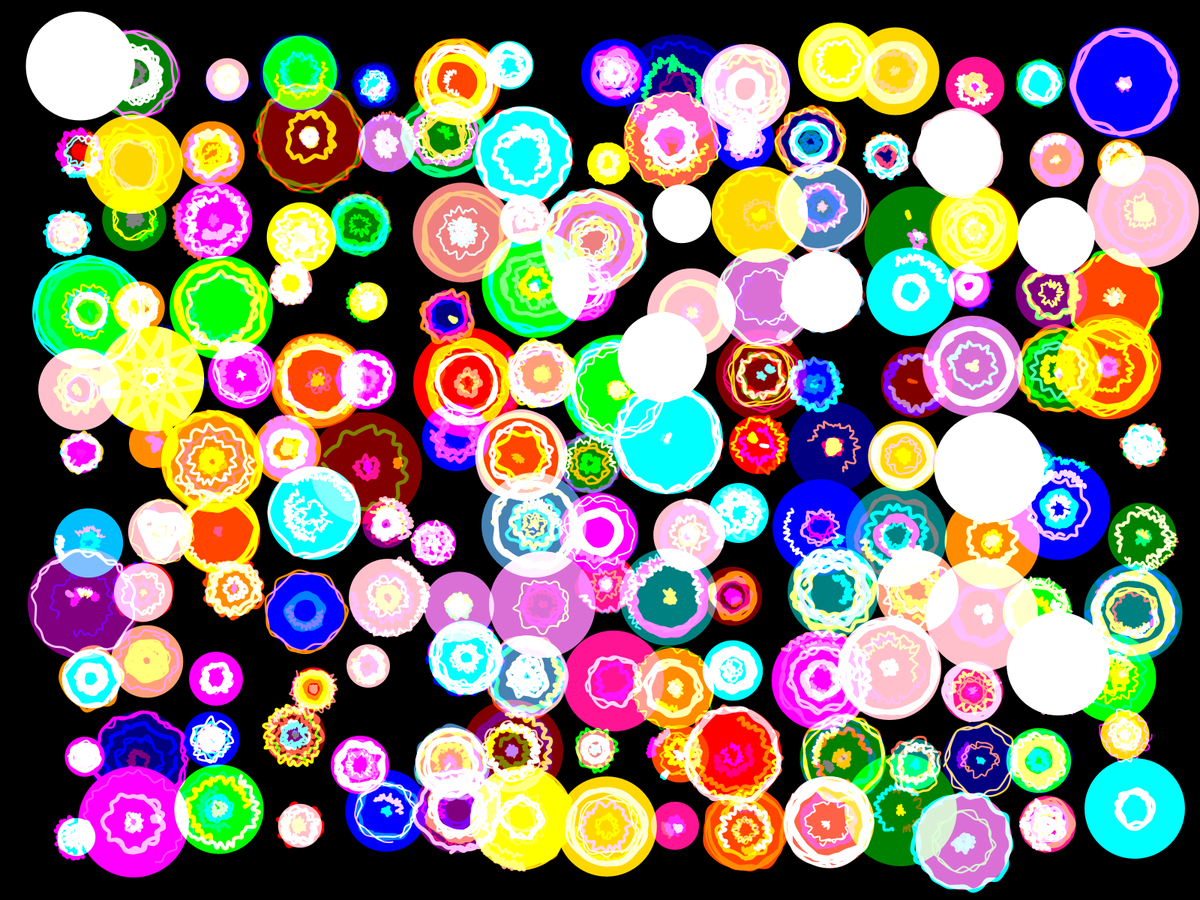
Frame 1 (no input)
Frame 60 (the mouse pressed at the canvas centre just before this capture): identical to frame 1, image omitted
Frame 120 (the mouse held since frame 60 and released just before this capture): identical to frame 1, image omitted

The Processing sketch that drew this single still picture (run headless with seeded random() and noise(); from frame 60 on, the mouse is pressed at the canvas centre):

// Processing sketch: circle_arc_art
// ── circle_arc_art.pde
import java.util.*;

int squareSize = 100;

int num_pts=47;
float radius;
float rads_incr;
float radius_offset;
float rads_start_pt;
PVector arc_orig;

color[][] colors_rgb_red  = {
  {255, 0, 0}, {255, 69, 0}, {255, 140, 0}, {255, 215, 0},
  {255, 160, 122}, {255, 105, 180}, {255, 192, 203}, {255, 215, 0},
  {240, 128, 128}, {220, 20, 60}, {178, 34, 34}, {139, 0, 0},
  {128, 0, 0}, {139, 69, 19}, {165, 42, 42}, {210, 105, 30},
  {205, 133, 63}, {222, 184, 135}, {244, 164, 96}, {218, 165, 32},
  {255, 215, 0}, {255, 99, 71}, {255, 69, 0}, {255, 140, 0},
  {255, 215, 0}, {255, 160, 122}, {255, 105, 180}, {255, 192, 203},
  {255, 215, 0}, {240, 128, 128}, {220, 20, 60}, {178, 34, 34},
  {139, 0, 0}, {128, 0, 0}, {139, 69, 19}, {165, 42, 42},
  {210, 105, 30}, {205, 133, 63}, {222, 184, 135}, {244, 164, 96},
  {218, 165, 32}, {255, 215, 0}, {255, 99, 71}, {255, 69, 0},
  {255, 140, 0}, {255, 215, 0}, {255, 160, 122}, {255, 105, 180},
  {255, 192, 203}, {255, 215, 0}, {240, 128, 128}, {220, 20, 60},
  {178, 34, 34}, {139, 0, 0}, {128, 0, 0}, {139, 69, 19},
  {165, 42, 42}, {210, 105, 30}, {205, 133, 63}, {222, 184, 135},
  {244, 164, 96}, {218, 165, 32}, {255, 215, 0}, {255, 99, 71},
  {255, 69, 0}, {255, 140, 0}, {255, 215, 0}, {255, 160, 122},
  {255, 105, 180}, {255, 192, 203}, {255, 215, 0}, {240, 128, 128},
  {220, 20, 60}
};

color[][] colors_blue = {
    {70, 130, 180}, {100, 149, 237}, {0, 0, 128},
    {30, 144, 255}, {0, 0, 205}, {0, 0, 255},
    {0, 0, 139}, {0, 0, 205}, {0, 0, 128},
    {25, 25, 112}, {0, 0, 139}, {0, 0, 128},
    {70, 130, 180}, {100, 149, 237}, {0, 0, 128},
    {30, 144, 255}, {0, 0, 205}, {0, 0, 255},
    {0, 0, 139}, {0, 0, 205}, {0, 0, 128},
    {25, 25, 112}, {0, 0, 139}, {0, 0, 128},
    {70, 130, 180}, {100, 149, 237}, {0, 0, 128},
    {30, 144, 255}, {0, 0, 205}, {0, 0, 255},
    {0, 0, 139}, {0, 0, 205}, {0, 0, 128},
    {25, 25, 112}, {0, 0, 139}, {0, 0, 128},
    {70, 130, 180}, {100, 149, 237}, {0, 0, 128},
    {30, 144, 255}, {0, 0, 205}, {0, 0, 255},
    {0, 0, 139}, {0, 0, 205}, {0, 0, 128},
    {25, 25, 112}, {0, 0, 139}, {0, 0, 128},
    {70, 130, 180}, {100, 149, 237}, {0, 0, 128},
    {30, 144, 255}, {0, 0, 205}, {0, 0, 255},
    {0, 0, 139}, {0, 0, 205}, {0, 0, 128},
    {25, 25, 112}, {0, 0, 139}, {0, 0, 128},
    {70, 130, 180}, {100, 149, 237}, {0, 0, 128},
    {30, 144, 255}, {0, 0, 205}, {0, 0, 255},
    {0, 0, 139}, {0, 0, 205}, {0, 0, 128},
    {25, 25, 112}, {0, 0, 139}, {0, 0, 128}
};

color[][] all_colors = {
        {255, 0, 0}, {0, 255, 0}, {0, 0, 255},  // Red, Green, Blue
        {255, 255, 0}, {255, 0, 255}, {0, 255, 255},  // Yellow, Magenta, Cyan
        {128, 0, 0}, {0, 128, 0}, {0, 0, 128},  // Maroon, Green, Navy
        {255, 140, 0}, {255, 69, 0}, {255, 192, 203},  // DarkOrange, Red-Orange, Pink
        {255, 0, 0}, {0, 255, 0}, {0, 0, 255},  // Red, Green, Blue
        {255, 255, 0}, {255, 0, 255}, {0, 255, 255},  // Yellow, Magenta, Cyan
        {128, 0, 0}, {0, 128, 0}, {0, 0, 128},  // Maroon, Green, Navy
        {255, 140, 0}, {255, 69, 0}, {255, 192, 203},  // DarkOrange, Red-Orange, Pink
        {255, 0, 0}, {0, 255, 0}, {0, 0, 255},  // Red, Green, Blue
        {255, 255, 0}, {255, 0, 255}, {0, 255, 255},  // Yellow, Magenta, Cyan
        {128, 0, 0}, {0, 128, 0}, {0, 0, 128},  // Maroon, Green, Navy
        {255, 140, 0}, {255, 69, 0}, {255, 192, 203},  // DarkOrange, Red-Orange, Pink
        {255, 0, 0}, {0, 255, 0}, {0, 0, 255},  // Red, Green, Blue
        {255, 255, 0}, {255, 0, 255}, {0, 255, 255},  // Yellow, Magenta, Cyan
        {128, 0, 0}, {0, 128, 0}, {0, 0, 128},  // Maroon, Green, Navy
        {255, 140, 0}, {255, 69, 0}, {255, 192, 203},  // DarkOrange, Red-Orange, Pink
        {255, 0, 0}, {0, 255, 0}, {0, 0, 255},  // Red, Green, Blue
        {255, 255, 0}, {255, 0, 255}, {0, 255, 255},  // Yellow, Magenta, Cyan
        {128, 0, 0}, {0, 128, 0}, {0, 0, 128},  // Maroon, Green, Navy
        {255, 140, 0}, {255, 69, 0}, {255, 192, 203}  // DarkOrange, Red-Orange, Pink
    };
    
color[][] colors = {
  {255, 0, 0}, {0, 255, 0}, {0, 0, 255},  // Primary Colors
  {255, 255, 0}, {255, 0, 255}, {0, 255, 255},  // Secondary Colors
  {255, 140, 0}, {255, 69, 0}, {255, 192, 203},  // Warm Tones
  {0, 128, 0}, {0, 0, 128}, {255, 255, 255},  // Green, Navy, White
  {255, 99, 71}, {218, 112, 214}, {70, 130, 180},  // Tomato, Orchid, Steel Blue
  {255, 20, 147}, {0, 191, 255}, {240, 128, 128},  // Deep Pink, Deep Sky Blue, Light Coral
  {128, 0, 128}, {255, 215, 0}, {0, 128, 128},  // Purple, Gold, Teal
  {255, 215, 0}, {255, 0, 0}, {0, 255, 0},  // Gold, Red, Green
  {0, 0, 255}, {255, 192, 203}, {255, 69, 0},  // Blue, Pink, Red-Orange
  {255, 160, 122}, {0, 255, 255}, {255, 0, 255},  // Light Salmon, Aqua, Magenta
  {255, 255, 0}, {0, 128, 0}, {0, 0, 128},  // Yellow, Green, Navy
  {255, 140, 0}, {255, 69, 0}, {255, 192, 203},  // DarkOrange, Red-Orange, Pink
  {255, 0, 0}, {0, 255, 0}, {0, 0, 255},  // Red, Green, Blue
  {255, 255, 0}, {255, 0, 255}, {0, 255, 255},  // Yellow, Magenta, Cyan
  {128, 0, 0}, {0, 128, 0}, {0, 0, 128},  // Maroon, Green, Navy
  {255, 140, 0}, {255, 69, 0}, {255, 192, 203},  // DarkOrange, Red-Orange, Pink
};    

void settings() {
  fullScreen();
}
void setup() {
  background(0);
  blendMode(ADD);  
  draw_circles();
  save_screenshot();
};

void save_screenshot() {
  Date d = new Date();
  save("img" + d.getTime() + ".png");
}

void mouseClicked() {
  background(0);
  draw_circles();
  save_screenshot();  
}

void draw() {
 
}

void draw_circles() {
  for (int i = 1; i < displayWidth/squareSize; i = i+1) {
    println(i);
    for (int j = 1; j < displayHeight/squareSize; j = j+1) {
      print(j + " ");
      int posX = i * 100 + int(random(-25, 25));
      int posY = j * 100 + int(random(-25, 25));
      PVector circle_center = new PVector(posX, posY);

      float circle_diameter = random(squareSize - 50, squareSize + 50);

      int randomColorFromArray = int(random(colors.length));

      fill(colors[randomColorFromArray][0], colors[randomColorFromArray][1], colors[randomColorFromArray][2]);
      noStroke();
      circle(circle_center.x, circle_center.y, circle_diameter);

      noFill();     
      arc_orig = circle_center;
      
      int number_of_arcs = int(random(3, 10));
      for (int arc_count = 0; arc_count < number_of_arcs; arc_count = arc_count + 1){
        initiate_arc(arc_orig, circle_diameter);  
      }
      /*
      randomStrokeColorFromArray = int(random(colors.length));
      stroke(colors[randomStrokeColorFromArray][0], colors[randomStrokeColorFromArray][1], colors[randomStrokeColorFromArray][2]);
      strokeWeight(random(2, 6));
      render_arc(arc_orig, TWO_PI/random(1,6), random(3, 47), circle_diameter);
      
      randomStrokeColorFromArray = int(random(colors.length));
      stroke(colors[randomStrokeColorFromArray][0], colors[randomStrokeColorFromArray][1], colors[randomStrokeColorFromArray][2]);
      strokeWeight(random(2, 6));
      render_arc(arc_orig, TWO_PI/random(1,6), random(3, 47), circle_diameter);
      */


      /*
      beginShape();
      float startingPositionX = posX + (sqSz/2) + random(TWO_PI);
      float startingPositionY = posY + (sqSz/2) + random(TWO_PI);
      curveVertex(startingPositionX, startingPositionY);
      curveVertex(startingPositionX, startingPositionY);
      //curveVertex(posX + (sqSz/2) + sin(2), posY + (sqSz/2) + cos(2));
      //curveVertex(posX + (sqSz/2) + sin(4), posY + (sqSz/2) + cos(4));
      //curveVertex(posX + (sqSz/2) + sin(4), posY + (sqSz/2) + cos(4));
      curveVertex(startingPositionX + random(TWO_PI), startingPositionY + random(TWO_PI));
      curveVertex(posX, posY + (sqSz/2));
      curveVertex(posX, posY + (sqSz/2));
      endShape();
      */
    }
  }
}

void initiate_arc(PVector arc_orig, float circle_diameter) {
      int randomStrokeColorFromArray = int(random(colors.length));
      stroke(colors[randomStrokeColorFromArray][0], colors[randomStrokeColorFromArray][1], colors[randomStrokeColorFromArray][2]);
      strokeWeight(random(2, 6));
      render_arc(arc_orig, TWO_PI*random(1/6, 1.5), random(3, 47), circle_diameter);  
}

void render_arc(PVector orig, float arc_len, float pts, float circle_diameter) {
  float new_radius;
  float new_x=0;
  float new_y=0;
  float curr_rads=0;

  beginShape();
  rads_incr = arc_len/pts;
  rads_start_pt = random(TWO_PI);
  radius = (circle_diameter/2)*random(1/10, 1);

  translate(orig.x, orig.y);
  curveVertex(cos(rads_start_pt)*radius, sin(rads_start_pt)*radius);
  //curveVertex(radius, 0);
  for (int k=0; k<num_pts; k++) {
    curr_rads = rads_start_pt + (k*rads_incr);
    new_radius = radius + random(-5, 5);
    new_x = cos(curr_rads)*new_radius;
    new_y = sin(curr_rads)*new_radius;
    curveVertex(new_x, new_y);
  }
  curveVertex(new_x, new_y);
  endShape();
  translate(-orig.x, -orig.y);
}
